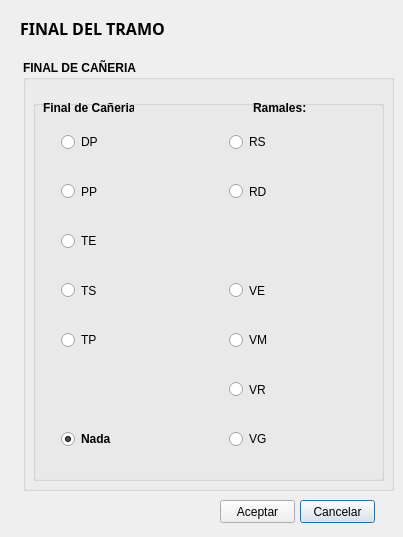
<?xml version="1.0" encoding="UTF-8"?>
<ui version="4.0">
 <class>TramosActionBase</class>
 <widget class="QDialog" name="TramosActionBase">
  <property name="geometry">
   <rect>
    <x>0</x>
    <y>0</y>
    <width>403</width>
    <height>537</height>
   </rect>
  </property>
  <property name="windowTitle">
   <string>Digitalización de la Red de Aguas</string>
  </property>
  <property name="modal">
   <bool>true</bool>
  </property>
  <widget class="QLabel" name="label">
   <property name="geometry">
    <rect>
     <x>20</x>
     <y>20</y>
     <width>171</width>
     <height>16</height>
    </rect>
   </property>
   <property name="font">
    <font>
     <family>Bell MT</family>
     <pointsize>12</pointsize>
     <weight>75</weight>
     <italic>false</italic>
     <bold>true</bold>
    </font>
   </property>
   <property name="text">
    <string>FINAL DEL TRAMO</string>
   </property>
   <property name="textFormat">
    <enum>Qt::AutoText</enum>
   </property>
  </widget>
  <widget class="QGroupBox" name="groupBox">
   <property name="geometry">
    <rect>
     <x>23</x>
     <y>60</y>
     <width>371</width>
     <height>431</height>
    </rect>
   </property>
   <property name="sizePolicy">
    <sizepolicy hsizetype="Fixed" vsizetype="Fixed">
     <horstretch>0</horstretch>
     <verstretch>0</verstretch>
    </sizepolicy>
   </property>
   <property name="font">
    <font>
     <weight>75</weight>
     <bold>true</bold>
    </font>
   </property>
   <property name="title">
    <string>FINAL DE CAÑERIA</string>
   </property>
   <widget class="QGroupBox" name="groupBox_2">
    <property name="geometry">
     <rect>
      <x>10</x>
      <y>40</y>
      <width>351</width>
      <height>381</height>
     </rect>
    </property>
    <property name="font">
     <font>
      <weight>75</weight>
      <bold>true</bold>
     </font>
    </property>
    <property name="title">
     <string/>
    </property>
    <widget class="QWidget" name="gridLayoutWidget_4">
     <property name="geometry">
      <rect>
       <x>10</x>
       <y>20</y>
       <width>331</width>
       <height>341</height>
      </rect>
     </property>
     <layout class="QGridLayout" name="gridLayout_4">
      <item row="0" column="0">
       <widget class="QRadioButton" name="rb_inicio_dp">
        <property name="enabled">
         <bool>true</bool>
        </property>
        <property name="sizePolicy">
         <sizepolicy hsizetype="Fixed" vsizetype="Fixed">
          <horstretch>0</horstretch>
          <verstretch>0</verstretch>
         </sizepolicy>
        </property>
        <property name="maximumSize">
         <size>
          <width>50</width>
          <height>50</height>
         </size>
        </property>
        <property name="font">
         <font>
          <weight>50</weight>
          <bold>false</bold>
         </font>
        </property>
        <property name="text">
         <string>DP</string>
        </property>
        <property name="iconSize">
         <size>
          <width>20</width>
          <height>35</height>
         </size>
        </property>
       </widget>
      </item>
      <item row="1" column="1">
       <widget class="QLabel" name="pp_inicio_2">
        <property name="sizePolicy">
         <sizepolicy hsizetype="Fixed" vsizetype="Fixed">
          <horstretch>0</horstretch>
          <verstretch>0</verstretch>
         </sizepolicy>
        </property>
        <property name="maximumSize">
         <size>
          <width>50</width>
          <height>50</height>
         </size>
        </property>
        <property name="text">
         <string/>
        </property>
        <property name="scaledContents">
         <bool>true</bool>
        </property>
       </widget>
      </item>
      <item row="2" column="0">
       <widget class="QRadioButton" name="rb_inicio_te">
        <property name="enabled">
         <bool>true</bool>
        </property>
        <property name="sizePolicy">
         <sizepolicy hsizetype="Fixed" vsizetype="Fixed">
          <horstretch>0</horstretch>
          <verstretch>0</verstretch>
         </sizepolicy>
        </property>
        <property name="maximumSize">
         <size>
          <width>50</width>
          <height>50</height>
         </size>
        </property>
        <property name="font">
         <font>
          <weight>50</weight>
          <bold>false</bold>
         </font>
        </property>
        <property name="text">
         <string>TE</string>
        </property>
       </widget>
      </item>
      <item row="1" column="0">
       <widget class="QRadioButton" name="rb_inicio_pp">
        <property name="enabled">
         <bool>true</bool>
        </property>
        <property name="sizePolicy">
         <sizepolicy hsizetype="Fixed" vsizetype="Fixed">
          <horstretch>0</horstretch>
          <verstretch>0</verstretch>
         </sizepolicy>
        </property>
        <property name="maximumSize">
         <size>
          <width>50</width>
          <height>50</height>
         </size>
        </property>
        <property name="font">
         <font>
          <weight>50</weight>
          <bold>false</bold>
         </font>
        </property>
        <property name="text">
         <string>PP</string>
        </property>
       </widget>
      </item>
      <item row="0" column="1">
       <widget class="QLabel" name="dp_inicio_1">
        <property name="sizePolicy">
         <sizepolicy hsizetype="Fixed" vsizetype="Fixed">
          <horstretch>0</horstretch>
          <verstretch>0</verstretch>
         </sizepolicy>
        </property>
        <property name="maximumSize">
         <size>
          <width>50</width>
          <height>50</height>
         </size>
        </property>
        <property name="text">
         <string/>
        </property>
        <property name="scaledContents">
         <bool>true</bool>
        </property>
       </widget>
      </item>
      <item row="4" column="0">
       <widget class="QRadioButton" name="rb_inicio_tp">
        <property name="enabled">
         <bool>true</bool>
        </property>
        <property name="sizePolicy">
         <sizepolicy hsizetype="Fixed" vsizetype="Fixed">
          <horstretch>0</horstretch>
          <verstretch>0</verstretch>
         </sizepolicy>
        </property>
        <property name="maximumSize">
         <size>
          <width>50</width>
          <height>50</height>
         </size>
        </property>
        <property name="font">
         <font>
          <weight>50</weight>
          <bold>false</bold>
         </font>
        </property>
        <property name="text">
         <string>TP</string>
        </property>
       </widget>
      </item>
      <item row="2" column="1">
       <widget class="QLabel" name="te_inicio_3">
        <property name="sizePolicy">
         <sizepolicy hsizetype="Fixed" vsizetype="Fixed">
          <horstretch>0</horstretch>
          <verstretch>0</verstretch>
         </sizepolicy>
        </property>
        <property name="maximumSize">
         <size>
          <width>50</width>
          <height>50</height>
         </size>
        </property>
        <property name="text">
         <string/>
        </property>
        <property name="scaledContents">
         <bool>true</bool>
        </property>
       </widget>
      </item>
      <item row="3" column="1">
       <widget class="QLabel" name="ts_inicio_4">
        <property name="sizePolicy">
         <sizepolicy hsizetype="Fixed" vsizetype="Fixed">
          <horstretch>0</horstretch>
          <verstretch>0</verstretch>
         </sizepolicy>
        </property>
        <property name="maximumSize">
         <size>
          <width>50</width>
          <height>50</height>
         </size>
        </property>
        <property name="text">
         <string/>
        </property>
        <property name="scaledContents">
         <bool>true</bool>
        </property>
       </widget>
      </item>
      <item row="3" column="0">
       <widget class="QRadioButton" name="rb_inicio_ts">
        <property name="enabled">
         <bool>true</bool>
        </property>
        <property name="sizePolicy">
         <sizepolicy hsizetype="Fixed" vsizetype="Fixed">
          <horstretch>0</horstretch>
          <verstretch>0</verstretch>
         </sizepolicy>
        </property>
        <property name="maximumSize">
         <size>
          <width>50</width>
          <height>50</height>
         </size>
        </property>
        <property name="font">
         <font>
          <weight>50</weight>
          <bold>false</bold>
         </font>
        </property>
        <property name="text">
         <string>TS</string>
        </property>
       </widget>
      </item>
      <item row="4" column="1">
       <widget class="QLabel" name="tp_inicio_5">
        <property name="sizePolicy">
         <sizepolicy hsizetype="Fixed" vsizetype="Fixed">
          <horstretch>0</horstretch>
          <verstretch>0</verstretch>
         </sizepolicy>
        </property>
        <property name="maximumSize">
         <size>
          <width>50</width>
          <height>50</height>
         </size>
        </property>
        <property name="text">
         <string/>
        </property>
        <property name="scaledContents">
         <bool>true</bool>
        </property>
       </widget>
      </item>
      <item row="1" column="4">
       <widget class="QLabel" name="rd_inicio_7">
        <property name="sizePolicy">
         <sizepolicy hsizetype="Fixed" vsizetype="Fixed">
          <horstretch>0</horstretch>
          <verstretch>0</verstretch>
         </sizepolicy>
        </property>
        <property name="maximumSize">
         <size>
          <width>50</width>
          <height>50</height>
         </size>
        </property>
        <property name="text">
         <string/>
        </property>
        <property name="scaledContents">
         <bool>true</bool>
        </property>
       </widget>
      </item>
      <item row="3" column="4">
       <widget class="QLabel" name="ve_inicio_8">
        <property name="sizePolicy">
         <sizepolicy hsizetype="Fixed" vsizetype="Fixed">
          <horstretch>0</horstretch>
          <verstretch>0</verstretch>
         </sizepolicy>
        </property>
        <property name="maximumSize">
         <size>
          <width>50</width>
          <height>50</height>
         </size>
        </property>
        <property name="text">
         <string/>
        </property>
        <property name="scaledContents">
         <bool>true</bool>
        </property>
       </widget>
      </item>
      <item row="5" column="3">
       <widget class="QRadioButton" name="rb_inicio_vr">
        <property name="enabled">
         <bool>true</bool>
        </property>
        <property name="sizePolicy">
         <sizepolicy hsizetype="Fixed" vsizetype="Fixed">
          <horstretch>0</horstretch>
          <verstretch>0</verstretch>
         </sizepolicy>
        </property>
        <property name="maximumSize">
         <size>
          <width>50</width>
          <height>50</height>
         </size>
        </property>
        <property name="font">
         <font>
          <weight>50</weight>
          <bold>false</bold>
         </font>
        </property>
        <property name="text">
         <string>VR</string>
        </property>
       </widget>
      </item>
      <item row="4" column="3">
       <widget class="QRadioButton" name="rb_inicio_vm">
        <property name="enabled">
         <bool>true</bool>
        </property>
        <property name="sizePolicy">
         <sizepolicy hsizetype="Fixed" vsizetype="Fixed">
          <horstretch>0</horstretch>
          <verstretch>0</verstretch>
         </sizepolicy>
        </property>
        <property name="maximumSize">
         <size>
          <width>50</width>
          <height>50</height>
         </size>
        </property>
        <property name="font">
         <font>
          <weight>50</weight>
          <bold>false</bold>
         </font>
        </property>
        <property name="text">
         <string>VM</string>
        </property>
       </widget>
      </item>
      <item row="4" column="4">
       <widget class="QLabel" name="vm_inicio_9">
        <property name="sizePolicy">
         <sizepolicy hsizetype="Fixed" vsizetype="Fixed">
          <horstretch>0</horstretch>
          <verstretch>0</verstretch>
         </sizepolicy>
        </property>
        <property name="maximumSize">
         <size>
          <width>50</width>
          <height>50</height>
         </size>
        </property>
        <property name="text">
         <string/>
        </property>
        <property name="scaledContents">
         <bool>true</bool>
        </property>
       </widget>
      </item>
      <item row="5" column="4">
       <widget class="QLabel" name="vr_inicio_10">
        <property name="sizePolicy">
         <sizepolicy hsizetype="Fixed" vsizetype="Fixed">
          <horstretch>0</horstretch>
          <verstretch>0</verstretch>
         </sizepolicy>
        </property>
        <property name="maximumSize">
         <size>
          <width>50</width>
          <height>50</height>
         </size>
        </property>
        <property name="text">
         <string/>
        </property>
        <property name="scaledContents">
         <bool>true</bool>
        </property>
       </widget>
      </item>
      <item row="3" column="3">
       <widget class="QRadioButton" name="rb_inicio_ve">
        <property name="sizePolicy">
         <sizepolicy hsizetype="Fixed" vsizetype="Fixed">
          <horstretch>0</horstretch>
          <verstretch>0</verstretch>
         </sizepolicy>
        </property>
        <property name="maximumSize">
         <size>
          <width>50</width>
          <height>50</height>
         </size>
        </property>
        <property name="font">
         <font>
          <weight>50</weight>
          <bold>false</bold>
         </font>
        </property>
        <property name="text">
         <string>VE</string>
        </property>
       </widget>
      </item>
      <item row="1" column="3">
       <widget class="QRadioButton" name="rb_inicio_rd">
        <property name="enabled">
         <bool>true</bool>
        </property>
        <property name="sizePolicy">
         <sizepolicy hsizetype="Fixed" vsizetype="Fixed">
          <horstretch>0</horstretch>
          <verstretch>0</verstretch>
         </sizepolicy>
        </property>
        <property name="maximumSize">
         <size>
          <width>50</width>
          <height>50</height>
         </size>
        </property>
        <property name="font">
         <font>
          <weight>50</weight>
          <bold>false</bold>
         </font>
        </property>
        <property name="text">
         <string>RD</string>
        </property>
       </widget>
      </item>
      <item row="0" column="4">
       <widget class="QLabel" name="rs_inicio_6">
        <property name="sizePolicy">
         <sizepolicy hsizetype="Fixed" vsizetype="Fixed">
          <horstretch>0</horstretch>
          <verstretch>0</verstretch>
         </sizepolicy>
        </property>
        <property name="maximumSize">
         <size>
          <width>50</width>
          <height>50</height>
         </size>
        </property>
        <property name="text">
         <string/>
        </property>
        <property name="scaledContents">
         <bool>true</bool>
        </property>
       </widget>
      </item>
      <item row="0" column="3">
       <widget class="QRadioButton" name="rb_inicio_rs">
        <property name="sizePolicy">
         <sizepolicy hsizetype="Fixed" vsizetype="Fixed">
          <horstretch>0</horstretch>
          <verstretch>0</verstretch>
         </sizepolicy>
        </property>
        <property name="maximumSize">
         <size>
          <width>50</width>
          <height>50</height>
         </size>
        </property>
        <property name="font">
         <font>
          <weight>50</weight>
          <bold>false</bold>
         </font>
        </property>
        <property name="text">
         <string>RS</string>
        </property>
       </widget>
      </item>
      <item row="6" column="3">
       <widget class="QRadioButton" name="rb_inicio_vg">
        <property name="enabled">
         <bool>true</bool>
        </property>
        <property name="sizePolicy">
         <sizepolicy hsizetype="Fixed" vsizetype="Fixed">
          <horstretch>0</horstretch>
          <verstretch>0</verstretch>
         </sizepolicy>
        </property>
        <property name="maximumSize">
         <size>
          <width>50</width>
          <height>50</height>
         </size>
        </property>
        <property name="font">
         <font>
          <weight>50</weight>
          <bold>false</bold>
         </font>
        </property>
        <property name="text">
         <string>VG</string>
        </property>
       </widget>
      </item>
      <item row="6" column="4">
       <widget class="QLabel" name="vg_inicio_11">
        <property name="sizePolicy">
         <sizepolicy hsizetype="Fixed" vsizetype="Fixed">
          <horstretch>0</horstretch>
          <verstretch>0</verstretch>
         </sizepolicy>
        </property>
        <property name="maximumSize">
         <size>
          <width>50</width>
          <height>50</height>
         </size>
        </property>
        <property name="text">
         <string/>
        </property>
        <property name="scaledContents">
         <bool>true</bool>
        </property>
       </widget>
      </item>
      <item row="6" column="0">
       <widget class="QRadioButton" name="rb_inicio_nada">
        <property name="sizePolicy">
         <sizepolicy hsizetype="Fixed" vsizetype="Fixed">
          <horstretch>0</horstretch>
          <verstretch>0</verstretch>
         </sizepolicy>
        </property>
        <property name="maximumSize">
         <size>
          <width>50</width>
          <height>50</height>
         </size>
        </property>
        <property name="font">
         <font>
          <weight>75</weight>
          <bold>true</bold>
         </font>
        </property>
        <property name="text">
         <string>Nada</string>
        </property>
        <property name="checked">
         <bool>true</bool>
        </property>
       </widget>
      </item>
      <item row="6" column="1">
       <widget class="QLabel" name="ve_inicio_9">
        <property name="sizePolicy">
         <sizepolicy hsizetype="Fixed" vsizetype="Fixed">
          <horstretch>0</horstretch>
          <verstretch>0</verstretch>
         </sizepolicy>
        </property>
        <property name="maximumSize">
         <size>
          <width>50</width>
          <height>50</height>
         </size>
        </property>
        <property name="text">
         <string/>
        </property>
        <property name="scaledContents">
         <bool>true</bool>
        </property>
       </widget>
      </item>
      <item row="1" column="2">
       <spacer name="horizontalSpacer">
        <property name="orientation">
         <enum>Qt::Horizontal</enum>
        </property>
        <property name="sizeType">
         <enum>QSizePolicy::Fixed</enum>
        </property>
        <property name="sizeHint" stdset="0">
         <size>
          <width>20</width>
          <height>20</height>
         </size>
        </property>
       </spacer>
      </item>
     </layout>
    </widget>
    <widget class="QLabel" name="label_2">
     <property name="geometry">
      <rect>
       <x>10</x>
       <y>0</y>
       <width>91</width>
       <height>16</height>
      </rect>
     </property>
     <property name="text">
      <string>Final de Cañeria:</string>
     </property>
    </widget>
    <widget class="QLabel" name="label_3">
     <property name="geometry">
      <rect>
       <x>220</x>
       <y>0</y>
       <width>91</width>
       <height>16</height>
      </rect>
     </property>
     <property name="text">
      <string>Ramales:</string>
     </property>
    </widget>
   </widget>
  </widget>
  <widget class="QPushButton" name="cancel">
   <property name="geometry">
    <rect>
     <x>300</x>
     <y>500</y>
     <width>75</width>
     <height>23</height>
    </rect>
   </property>
   <property name="text">
    <string>Cancelar</string>
   </property>
  </widget>
  <widget class="QPushButton" name="ok">
   <property name="enabled">
    <bool>true</bool>
   </property>
   <property name="geometry">
    <rect>
     <x>220</x>
     <y>500</y>
     <width>75</width>
     <height>23</height>
    </rect>
   </property>
   <property name="text">
    <string>Aceptar</string>
   </property>
  </widget>
 </widget>
 <tabstops>
  <tabstop>ok</tabstop>
  <tabstop>cancel</tabstop>
 </tabstops>
 <resources/>
 <connections>
  <connection>
   <sender>ok</sender>
   <signal>clicked()</signal>
   <receiver>TramosActionBase</receiver>
   <slot>accept()</slot>
   <hints>
    <hint type="sourcelabel">
     <x>327</x>
     <y>481</y>
    </hint>
    <hint type="destinationlabel">
     <x>226</x>
     <y>247</y>
    </hint>
   </hints>
  </connection>
  <connection>
   <sender>cancel</sender>
   <signal>clicked()</signal>
   <receiver>TramosActionBase</receiver>
   <slot>reject()</slot>
   <hints>
    <hint type="sourcelabel">
     <x>407</x>
     <y>481</y>
    </hint>
    <hint type="destinationlabel">
     <x>226</x>
     <y>247</y>
    </hint>
   </hints>
  </connection>
 </connections>
</ui>
